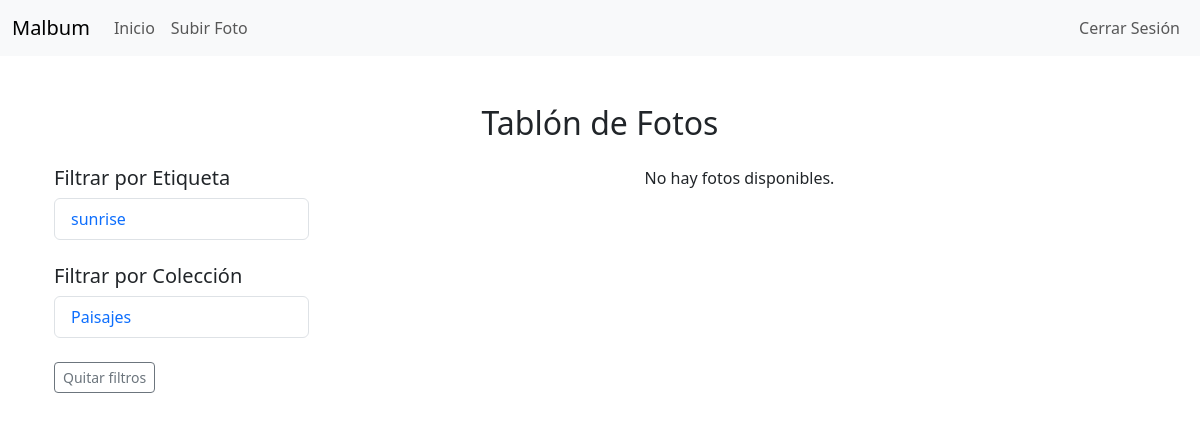
Before: /tablon/?etiqueta=retrato (signed in) with the older database file.
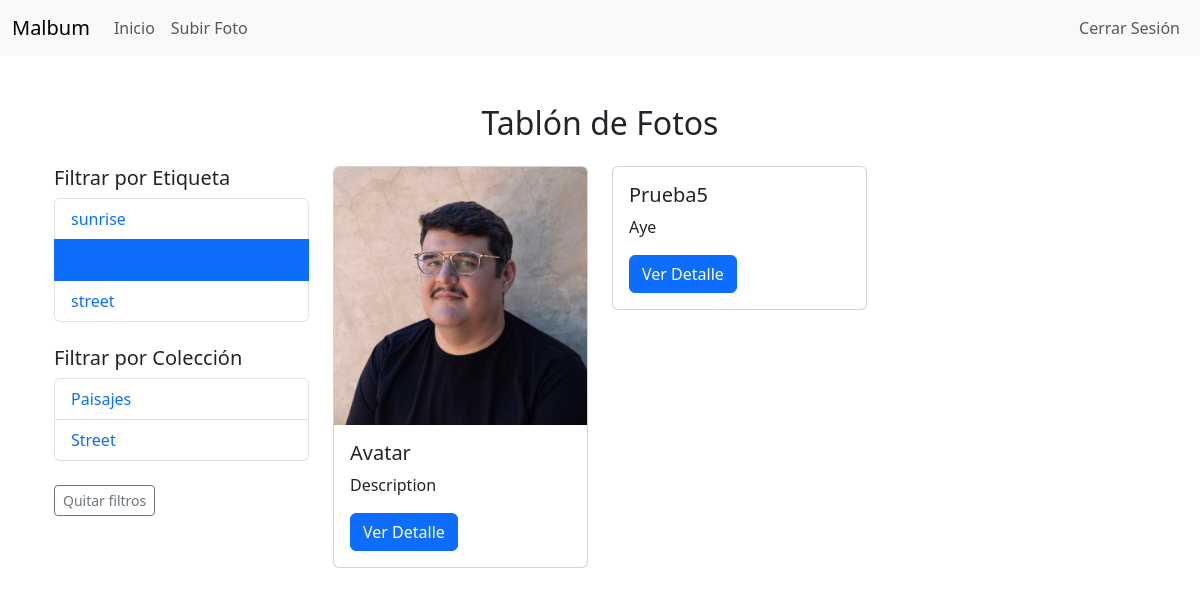
After: the same page with the newer database file.
### malbum/models.py (models this page shows, shortened)
class Etiqueta(models.Model):
  nombre = models.CharField(max_length=100, unique=True, verbose_name="Nombre")

class Coleccion(models.Model):
  titulo=models.CharField(max_length=255, verbose_name="Titulo")
  descripcion=models.TextField(blank=True, verbose_name="Descripcion")
  usuario=models.ForeignKey(get_user_model(), on_delete=models.CASCADE, related_name="colecciones", verbose_name="Usuario")
  fecha_creacion=models.DateTimeField(default=timezone.now, verbose_name="Fecha de creación")

class Foto(models.Model):
  titulo = models.CharField(max_length=255, verbose_name="Título")
  imagen = models.ImageField(upload_to='fotos/', verbose_name="Imagen")
  descripcion = models.TextField(blank=True, verbose_name="Descripción", help_text="Descripción de la imagen")
  fecha_subida = models.DateTimeField(default=timezone.now, verbose_name="Fecha de subida")
  alt_descripcion = models.CharField(max_length=255, blank=True, verbose_name="Descripción alternativa", help_text="Descripción alternativa para lectores de pantalla")
  licencia = models.CharField(max_length=255, blank=True, verbose_name="Licencia", help_text="Detalles sobre la licencia de imagen (ej. Creative Commons, Copyright, etc.)")
  advertencia_contenido = models.BooleanField(default=False, verbose_name="Advertencia de contenido", help_text="Indica si esta imagen debe mostrarse con una advertencia de contenido.")
  camara = models.CharField(max_length=100, blank=True, verbose_name="Cámara")
  lente = models.CharField(max_length=100, blank=True, verbose_name="Lente")
  configuracion = models.CharField(max_length=255, blank=True, verbose_name="Configuración")
  usuario = models.ForeignKey(get_user_model(), on_delete=models.CASCADE, related_name="fotos", verbose_name="Usuario")
  etiquetas = models.ManyToManyField('Etiqueta', blank=True, related_name="fotos", verbose_name="Etiquetas")
  colecciones = models.ManyToManyField('Coleccion', blank=True, related_name="fotos", verbose_name="Colecciones")

### malbum/views.py (the view)
# urls.py: path('tablon/', views.tablon, name='tablon'),
@login_required
def tablon(request):
  fotos = Foto.objects.filter(usuario=request.user)
  etiqueta = request.GET.get('etiqueta')
  coleccion = request.GET.get('coleccion')
  if etiqueta:
    fotos = fotos.filter(etiquetas__nombre=etiqueta)
  if coleccion:
    fotos = fotos.filter(colecciones__titulo=coleccion)
  context = {
    'fotos' : fotos,
    'etiquetas' : Etiqueta.objects.all(),
    'colecciones' : Coleccion.objects.all(),
    'etiqueta_seleccionada' : etiqueta,
    'coleccion_seleccionada' : coleccion
  }
  return render(request, 'tablon.html', context)

### templates/tablon.html (shortened to what this page needs)
{% extends 'base.html' %}
{% load widget_tweaks %}
{% block content %}
<div class="container mt-5">
    <h2 class="text-center mb-4">Tablón de Fotos</h2>
    <div class="row">
        <div class="col-md-3">
            <h5>Filtrar por Etiqueta</h5>
            <ul class="list-group mb-4">
                {% for etiqueta in etiquetas %}
                    <li class="list-group-item {% if etiqueta.nombre == etiqueta_seleccionada %}active{% endif %}">
                        <a href="{% url 'tablon' %}?etiqueta={{ etiqueta.nombre }}" class="text-decoration-none">
                            {{ etiqueta.nombre }}
                        </a>
                    </li>
                {% endfor %}
            </ul>
            <h5>Filtrar por Colección</h5>
            <ul class="list-group">
                {% for coleccion in colecciones %}
                    <li class="list-group-item {% if coleccion.titulo == coleccion_seleccionada %}active{% endif %}">
                        <a href="{% url 'tablon' %}?coleccion={{ coleccion.titulo }}" class="text-decoration-none">
                            {{ coleccion.titulo }}
                        </a>
                    </li>
                {% endfor %}
            </ul>
            {% if coleccion_seleccionada or etiqueta_seleccionada %}
                <div class="mt-4">
                    <a href="{% url 'tablon' %}" class="btn btn-outline-secondary btn-sm">Quitar filtros</a>
                </div>
            {% endif %}
        </div>
        <div class="col-md-9">
            <div class="row">
                {% for foto in fotos %}
                    <div class="col-md-4 mb-4">
                        <div class="card">
                            <img src="{{ foto.imagen.url }}" class="card-img-top" alt="{{ foto.alt_descripcion }}">
                            <div class="card-body">
                                <h5 class="card-title">{{ foto.titulo }}</h5>
                                <p class="card-text">{{ foto.descripcion|truncatewords:10 }}</p>
                                <a href="{% url 'detalle_foto' foto.id %}" class="btn btn-primary">Ver Detalle</a>
                            </div>
                        </div>
                    </div>
                {% empty %}
                    <p class="text-center">No hay fotos disponibles.</p>
                {% endfor %}
            </div>
        </div>
    </div>
</div>
{% endblock %}

Changed rows visible on the page:
added Etiqueta: nombre "street"
added Coleccion: titulo "Street"
now on this page (row unchanged): Foto: imagen (picture), titulo "Avatar", descripcion "Description"
now on this page (row unchanged): Foto: titulo "Prueba5", descripcion "Aye"
Other visible differences:
text no longer shown: "No hay fotos disponibles."
